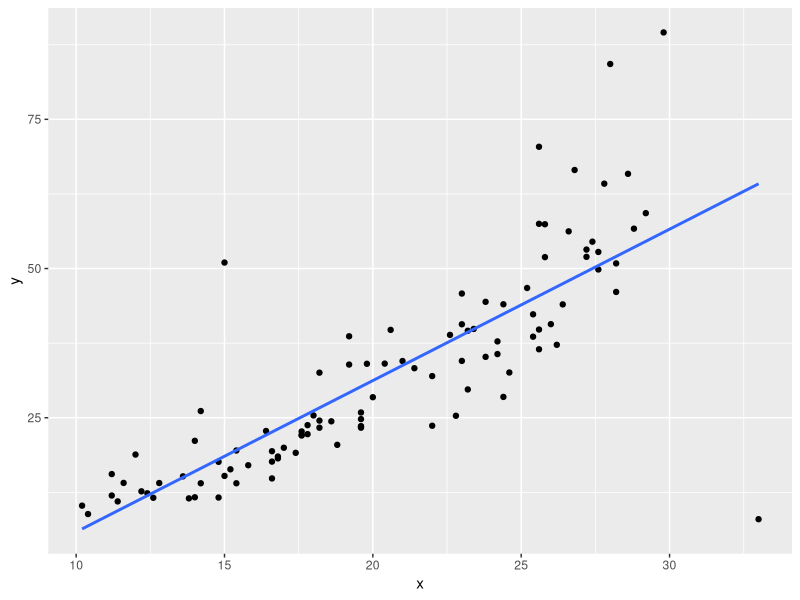
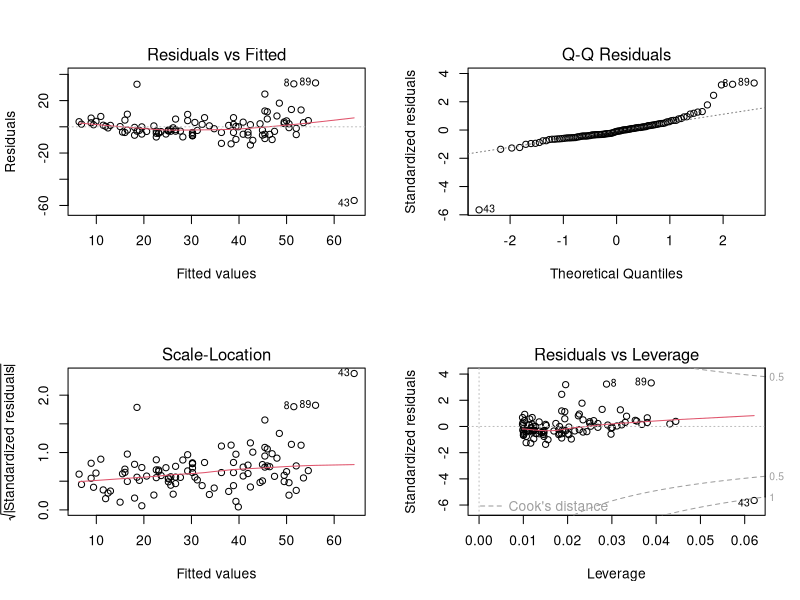
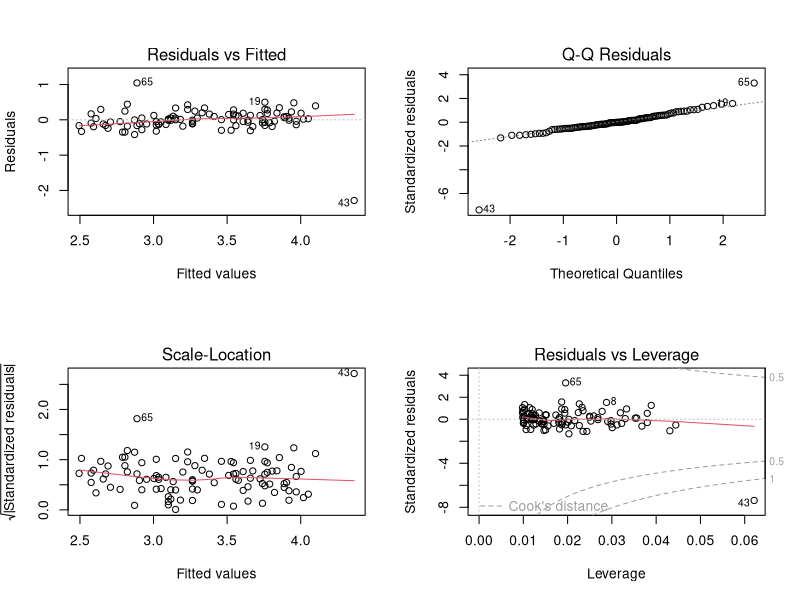

The R source for these figures, in order: (Note: this script raises an error after producing the figures.)
library(tidyverse)

set.seed(1)

n <- 100
df <- tibble(
    x = runif(n, 0, 1) %>% round(2),
    y = exp(2.4 + 1.82 * x + rnorm(n, 0, 0.2)) %>% round(2)
) %>%
    mutate(
        x = 10 + x * (30 - 10),
        x = x %>% round(2),
    ) %>%
    bind_rows(
        tibble(x = 33, y = 8)
    ) %>%
    bind_rows(
        tibble(x = 15, y = 51)
    )

df <- slice_sample(df, n = nrow(df), replace = FALSE)

ggplot(df, aes(x, y)) +
    geom_point() +
    geom_smooth(method = lm, se = FALSE)

par(mfrow = c(2,2))
plot(lm(y ~ x, data = df))
plot(lm(log(y) ~ x, data = df))

names(df) <- c('anxiety', 'performance')

# par(mfrow = c(1,1))
# hist(df$y, breaks = 30)
# hist(log(df$y), breaks = 30)

write_csv(df, path = '~/R/uoepsy/data/anx_perf.csv')
